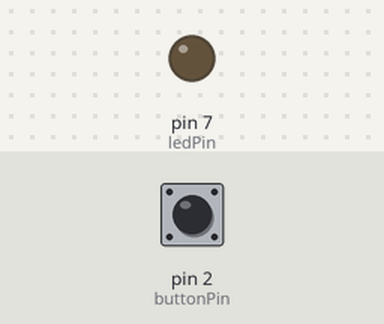
The sketch below on a simulated Arduino Uno, built with avr-gcc and run on an emulated ATmega328P. On the bench: output pins drawn as LEDs (lit = HIGH). The inputs (shaded band) are chosen by the test bench; at power-on: pin 2 (buttonPin) HIGH. What the sketch prints to the serial monitor is not drawn.

Above: at 1.2 s.
1.3 s: pin 2 (buttonPin) pulled LOW for 0.15 s
At 1.38 s:
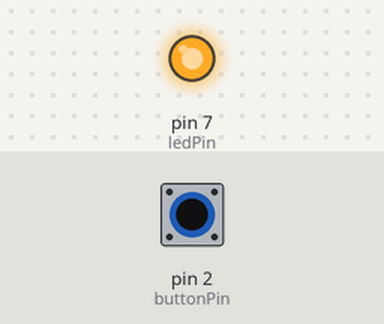
2.9 s: pin 2 (buttonPin) pulled LOW for 3.2 s
At 6.8 s:
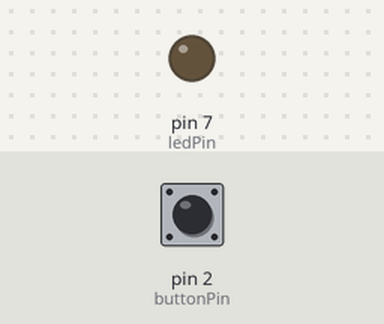
Timing chart, 0 to 8.3 s (numbered marks = the images above; inputs shaded):
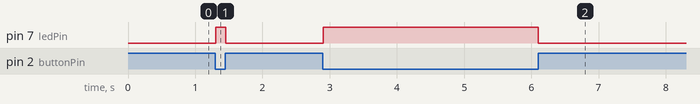

Measured:
- after the input at 1.3 s, pin 7 (ledPin): LOW → HIGH at once, → LOW 0.15 s later
- after the input at 2.9 s, pin 7 (ledPin): LOW → HIGH at once, → LOW 3.2 s later

The sketch:

butt.ino
```cpp
const int buttonPin = 2;     // the number of the pushbutton pin
const int ledPin =  7;      // the number of the LED pin

// variables will change:
int buttonState1 = 0;         // variable for reading the pushbutton status
int buttonState2 = 0;
void setup() {
  // initialize the LED pin as an output:
  pinMode(ledPin, OUTPUT);
  // initialize the pushbutton pin as an input:
  pinMode(buttonPin, INPUT_PULLUP);
  Serial.begin(9600);
}

void loop() {
  // read the state of the pushbutton value:
  buttonState1 = digitalRead(buttonPin);
 //delay(400);
  //buttonState2 = digitalRead(buttonPin);

Serial.println(buttonState1);

  if(buttonState1==0 )
  {
      digitalWrite(ledPin,HIGH);
     // Serial.println(buttonState1);
  }
  else
  digitalWrite(ledPin,LOW);


}
```
